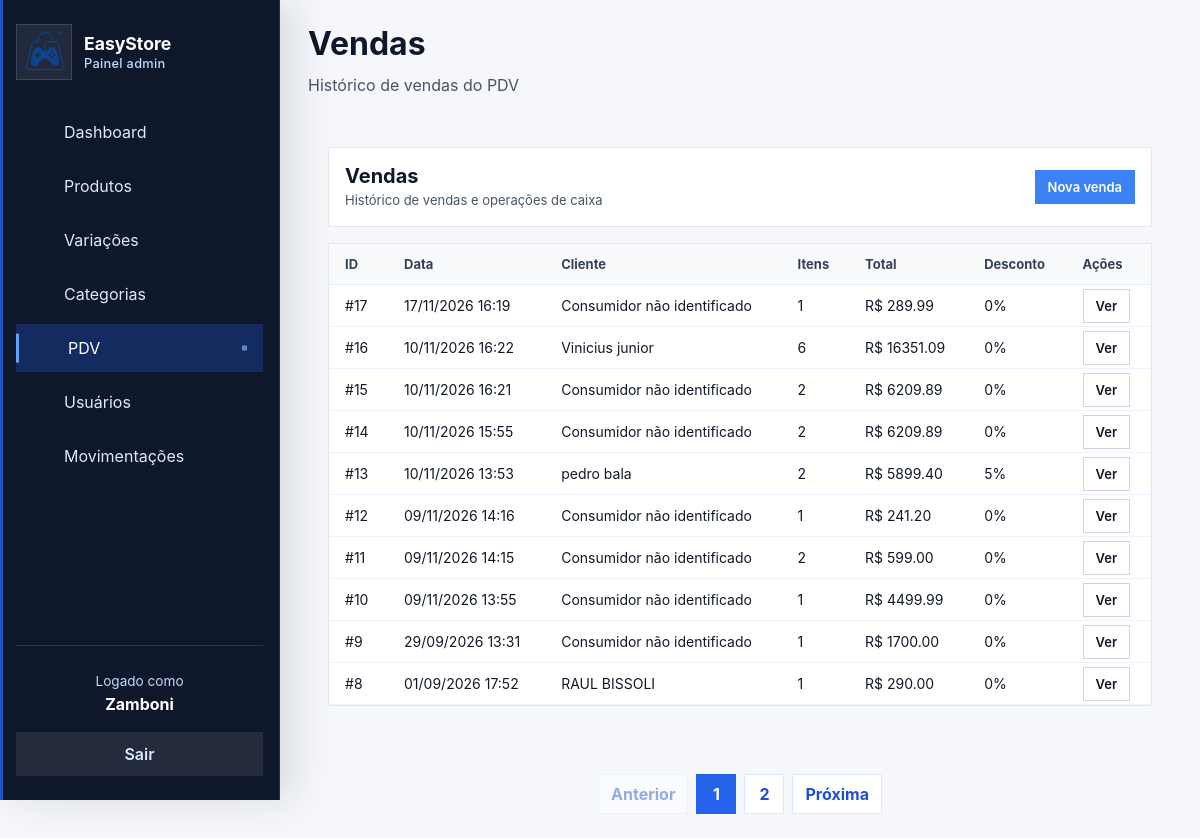
Before: /pdv/historico (signed in) with the older database file.
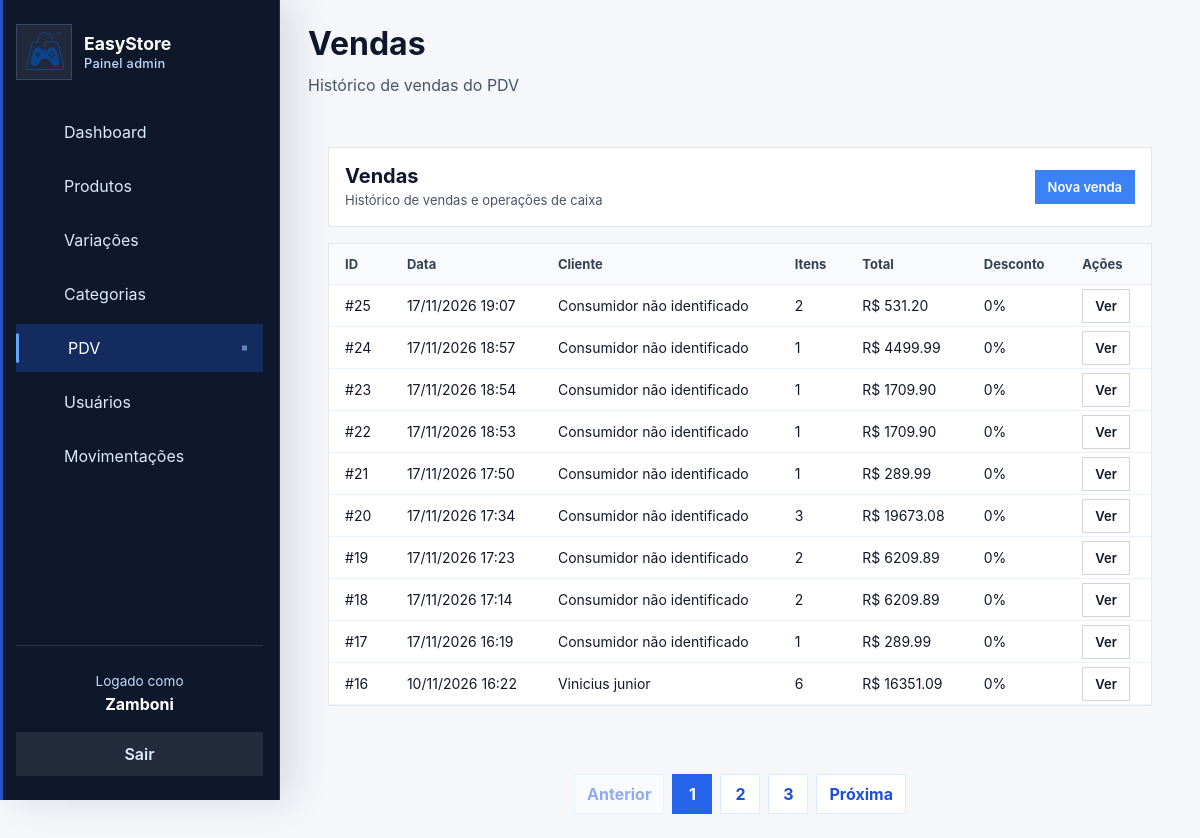
After: the same page with the newer database file.
### app/models/venda.py (models this page shows, shortened)
class Venda(Base):
    __tablename__ = "vendas"
    id = Column(
        Integer,
        primary_key=True,
        index=True
    )
    cliente_id = Column(
        Integer,
        ForeignKey("clientes.id", ondelete="SET NULL"),
        nullable=True
    )
    usuario_id = Column(
        Integer,
        ForeignKey("usuarios.id", ondelete="SET NULL"),
        nullable=True
    )
    desconto_percentual = Column(
        Float,
        nullable=False,
        default=0.0
    )
    total_bruto = Column(
        Float,
        nullable=False,
        default=0.0
    )
    total_liquido = Column(
        Float,
        nullable=False,
        default=0.0
    )
    observacao = Column(
        String(255),
        nullable=True
    )
    criado_em = Column(
        DateTime,
        server_default=func.now()
    )
    cliente = relationship(
        "Cliente",
        back_populates="vendas"
    )
    usuario = relationship(
        "Usuario",
        backref="vendas"
    )
    itens = relationship(
        "ItemVenda",
        back_populates="venda",
        cascade="all, delete-orphan"
    )
    pagamentos = relationship(
        "Pagamento",
        back_populates="venda",
        cascade="all, delete-orphan"
    )

### app/models/cliente.py (models this page shows)
class Cliente(Base):
    __tablename__ = "clientes"
    id         = Column(Integer, primary_key=True, index=True)
    nome       = Column(String(150), nullable=False, index=True)
    email      = Column(String(167), nullable=True, unique=True, index=True)
    telefone   = Column(String(20), nullable=True)
    usuario_id = Column(
        Integer,
        ForeignKey("usuarios.id", ondelete="SET NULL"),
        nullable=True,
        unique=True,
    )
    is_associado = Column(Boolean, default=False, nullable=False)
    ativo      = Column(Boolean, default=True)
    criado_em  = Column(DateTime, server_default=func.now())
    usuario = relationship("Usuario", back_populates="cliente_perfil")
    vendas  = relationship("Venda", back_populates="cliente", lazy="select")

### app/controllers/pdv_controller.py (the view)
@router.get("/historico")
def historico_vendas(
    request: Request,
    pagina: int = 1,
    por_pagina: int = 10,
    db: Session = Depends(get_db),
    usuario=Depends(get_admin)
):
    query = (
        db.query(Venda)
        .order_by(
            Venda.criado_em.desc()
        )
    )
    total_vendas = query.count()
    por_pagina = min(
        max(
            por_pagina,
            1
        ),
        10
    )
    total_paginas = (
        math.ceil(
            total_vendas /
            por_pagina
        )
        if total_vendas
        else 1
    )
    pagina = min(
        max(
            pagina,
            1
        ),
        total_paginas
    )
    vendas = (
        query
        .offset(
            (pagina - 1) *
            por_pagina
        )
        .limit(
            por_pagina
        )
        .all()
    )
    return templates.TemplateResponse(
        request,
        "admin/vendas.html",
        {
            "request": request,
            "usuario": usuario,
            "vendas": vendas,
            "pagina": pagina,
            "por_pagina": por_pagina,
            "total_paginas":
                total_paginas,
            "total_vendas":
                total_vendas,
            "page_title":
                "Vendas",
            "page_subtitle":
                "Histórico de vendas do PDV",
            "css_path":
                "css/vendas.css",
            "active": "pos",
        }
    )

### app/templates/admin/vendas.html
{% extends "admin/base.html" %}
{% set css_path = 'css/vendas.css' %}
{% set active = active or 'pos' %}
{% block content %}
<div class="vendas-container">
  <div class="vendas-header">
    <div>
      <h2>Vendas</h2>
      <p class="subtitle">Histórico de vendas e operações de caixa</p>
    </div>
    <div class="vendas-actions">
      {% set role = usuario.role if usuario is not mapping else usuario.get('role') if usuario else None %}
      {% if role == 'admin' %}
      <a href="/admin/pos" style="background-color: #157ED3;" class="btn-small btn-primary">Nova venda</a>
      {% elif role == 'operador' %}
      <a href="/pdv" style="background-color: #157ED3;" class="btn-small btn-primary">Nova venda</a>
      {% endif %}
    </div>
  </div>
  <div class="vendas-body">
    <table class="vendas-table">
      <thead>
        <tr>
          <th>ID</th>
          <th>Data</th>
          <th>Cliente</th>
          <th>Itens</th>
          <th>Total</th>
          <th>Desconto</th>
          <th>Ações</th>
        </tr>
      </thead>
      <tbody>
        {% for venda in vendas %}
        <tr>
          <td>#{{ venda.id }}</td>
          <td>{{ venda.criado_em.strftime('%d/%m/%Y %H:%M') if venda.criado_em else '-' }}</td>
          <td>{{ venda.cliente.nome if venda.cliente else 'Consumidor não identificado' }}</td>
          <td>{{ venda.itens|length }}</td>
          <td>R$ {{ "%.2f"|format(venda.total_liquido) }}</td>
          <td>{{ "%.0f"|format(venda.desconto_percentual) }}%</td>
          <td><a href="/pdv/venda/{{ venda.id }}" class="btn-small">Ver</a></td>
        </tr>
        {% else %}
        <tr class="empty-row">
          <td colspan="7">Nenhuma venda encontrada</td>
        </tr>
        {% endfor %}
      </tbody>
    </table>
  </div>
</div>
<nav class="pagination" aria-label="Paginação de vendas">
  <a class="pagination-link {% if pagina == 1 %}disabled{% endif %}" href="/pdv/historico?por_pagina={{ por_pagina }}&pagina={{ pagina - 1 }}">Anterior</a>
  {% for numero in range(1, total_paginas + 1) %}
  <a class="pagination-link {% if numero == pagina %}active{% endif %}" href="/pdv/historico?por_pagina={{ por_pagina }}&pagina={{ numero }}">{{ numero }}</a>
  {% endfor %}
  <a class="pagination-link {% if pagina == total_paginas %}disabled{% endif %}" href="/pdv/historico?por_pagina={{ por_pagina }}&pagina={{ pagina + 1 }}">Próxima</a>
</nav>
{% endblock %}

Changed rows visible on the page:
no longer on this page (row unchanged): Venda: id "15", criado_em "10/11/2026 16:21", cliente "Consumidor não identificado", itens|length "2", total_liquido "6209.89", desconto_percentual "0"
no longer on this page (row unchanged): Venda: id "14", criado_em "10/11/2026 15:55", cliente "Consumidor não identificado", itens|length "2", total_liquido "6209.89", desconto_percentual "0"
no longer on this page (row unchanged): Venda: id "13", criado_em "10/11/2026 13:53", cliente "pedro bala", itens|length "2", total_liquido "5899.40", desconto_percentual "5"
no longer on this page (row unchanged): Venda: id "12", criado_em "09/11/2026 14:16", cliente "Consumidor não identificado", itens|length "1", total_liquido "241.20", desconto_percentual "0"
no longer on this page (row unchanged): Venda: id "11", criado_em "09/11/2026 14:15", cliente "Consumidor não identificado", itens|length "2", total_liquido "599.00", desconto_percentual "0"
no longer on this page (row unchanged): Venda: id "10", criado_em "09/11/2026 13:55", cliente "Consumidor não identificado", itens|length "1", total_liquido "4499.99", desconto_percentual "0"
no longer on this page (row unchanged): Venda: id "9", criado_em "29/09/2026 13:31", cliente "Consumidor não identificado", itens|length "1", total_liquido "1700.00", desconto_percentual "0"
no longer on this page (row unchanged): Venda: id "8", criado_em "01/09/2026 17:52", cliente "RAUL BISSOLI", itens|length "1", total_liquido "290.00", desconto_percentual "0"
added Venda: id "25", criado_em "17/11/2026 19:07", cliente "Consumidor não identificado", itens|length "2", total_liquido "531.20", desconto_percentual "0"
added Venda: id "24", criado_em "17/11/2026 18:57", cliente "Consumidor não identificado", itens|length "1", total_liquido "4499.99", desconto_percentual "0"
added Venda: id "23", criado_em "17/11/2026 18:54", cliente "Consumidor não identificado", itens|length "1", total_liquido "1709.90", desconto_percentual "0"
added Venda: id "22", criado_em "17/11/2026 18:53", cliente "Consumidor não identificado", itens|length "1", total_liquido "1709.90", desconto_percentual "0"
added Venda: id "21", criado_em "17/11/2026 17:50", cliente "Consumidor não identificado", itens|length "1", total_liquido "289.99", desconto_percentual "0"
added Venda: id "20", criado_em "17/11/2026 17:34", cliente "Consumidor não identificado", itens|length "3", total_liquido "19673.08", desconto_percentual "0"
added Venda: id "19", criado_em "17/11/2026 17:23", cliente "Consumidor não identificado", itens|length "2", total_liquido "6209.89", desconto_percentual "0"
added Venda: id "18", criado_em "17/11/2026 17:14", cliente "Consumidor não identificado", itens|length "2", total_liquido "6209.89", desconto_percentual "0"
Other visible differences:
new list line: "3"
